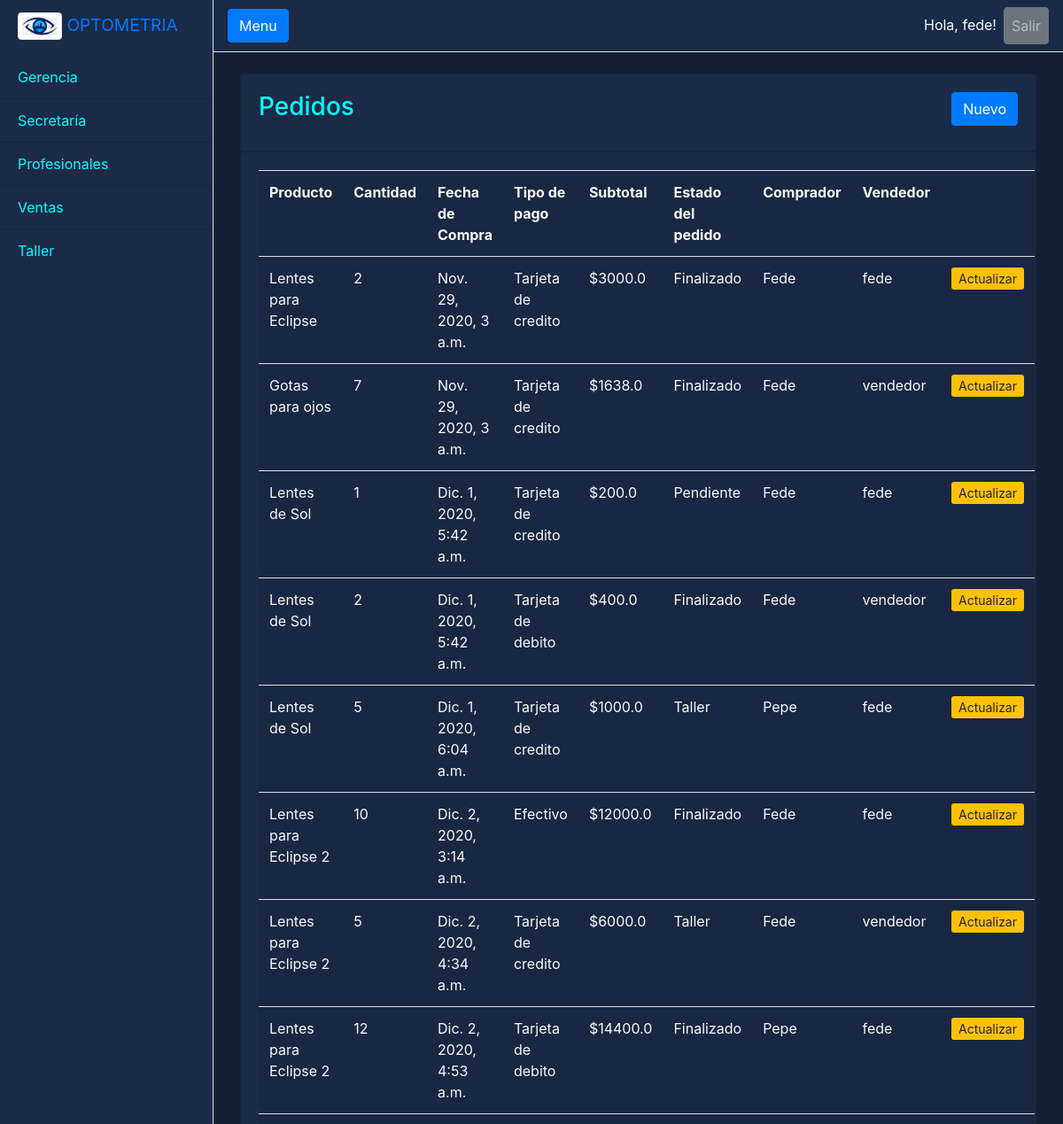
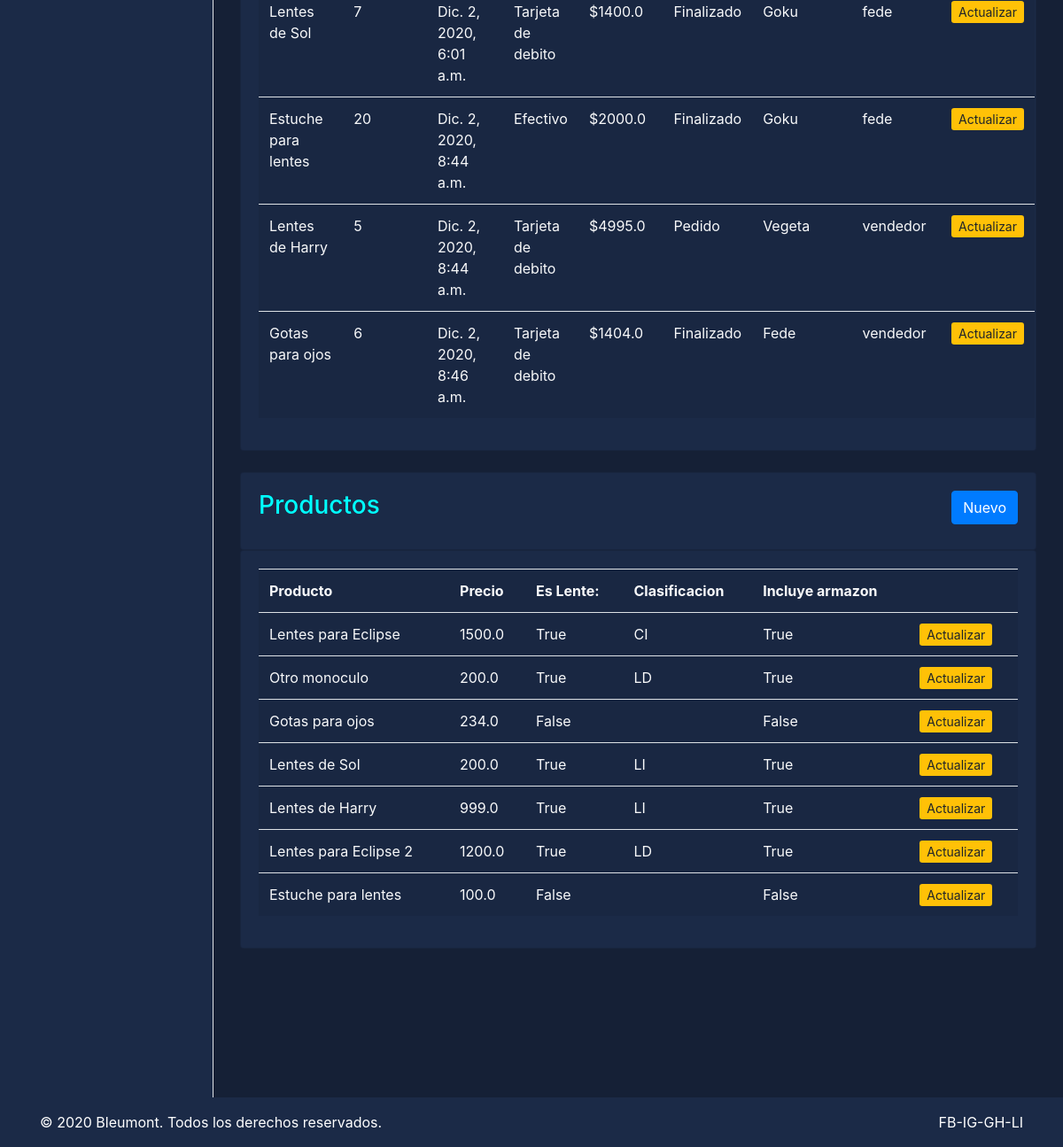
Page /ventas/ (signed in) on the committed database (2 pictures, top to bottom).
### users/models.py (models this page shows)
class Pedidos(models.Model):
    TIPO_DE_PAGO = (
        ('Tarjeta de credito', 'Tarjeta de credito'),
        ('Tarjeta de debito', 'Tarjeta de debito'),
        ('Billetera virtual', 'Billetera virtual'),
        ('Efectivo', 'Efectivo')
    )
    ESTADO = models.TextChoices('ESTADO', 'Pendiente Pedido Taller Finalizado')
    producto = models.ForeignKey(Productos, verbose_name='Producto', on_delete=models.SET_DEFAULT, default='No disponible')
    cantidad = models.IntegerField()
    fecha_de_compra = models.DateTimeField(auto_now_add=True)
    tipo_pago = models.CharField(max_length=18, choices=TIPO_DE_PAGO)
    estado_pedido = models.CharField(max_length=10, choices=ESTADO.choices, default='Pendiente')
    comprador = models.ForeignKey(Pacientes, verbose_name=('Paciente Comprador'), on_delete=models.SET_DEFAULT, default='Cliente')
    vendedor = models.ForeignKey(User, on_delete=models.SET_DEFAULT, default=1)
    def _get_importe(self):
        return self.cantidad*self.producto.precio
    subtotal = property(_get_importe)

class Productos(models.Model):
    LENTES = (('LI', 'Lejos Izquierda'),('LD', 'Lejos Derecha'),('CI', 'Cerca Izquierda'),('CD', 'Cerca Derecha'))
    es_lente = models.BooleanField(default=False)
    precio = models.FloatField()
    nombre = models.CharField(max_length=30)
    clasificacion = models.CharField(max_length=2, choices=LENTES, blank=True)
    armazon = models.BooleanField(default=False, blank=True)
    def __str__(self):
        return self.nombre

class Pacientes(models.Model):
    nombre = models.CharField(max_length=30)
    dni = models.IntegerField()
    historial = models.TextField(max_length=255, blank=True)
    def __str__(self):
	    return self.nombre

### users/decorators.py (the view)
        def wrapper_func(request, *args, **kwargs):
            group = None
            if request.user.groups.exists():
                group = request.user.groups.all()[0].name
                print(group)
            if group in allowed_roles:
                return view_func(request, *args, **kwargs)
            else:
                return redirect('403')
            print(group)

### users/views.py (called while the page is built)
@login_required(login_url='login')
@allowed_users(allowed_roles=['Ventas','admin','Gerencia'])
def ventas(request):
    pedidos = Pedidos.objects.all()
    productos = Productos.objects.all()
    form = PedidoForm()
    context = {'Pedidos': pedidos, 'Productos':productos, 'form': form}
    return render(request, 'users/ventas.html', context)

### users/templates/users/ventas.html
{% extends 'users/index.html' %} {% block content %}
<br />
<div class="grid">
  <div class="col-md">
    <div class="card card-body">
      <h3>
        Pedidos
        <div class="float-right">
          <a class="btn btn-primary" href="{% url 'add_pedido' %}"> Nuevo </a>
        </div>
      </h3>
    </div>
    <div class="card card-body">
      <table class="table table-active text-light table-responsive-sm">
        <tr>
          <th>Producto</th>
          <th>Cantidad</th>
          <th>Fecha de Compra</th>
          <th>Tipo de pago</th>
          <th>Subtotal</th>
          <th>Estado del pedido</th>
          <th>Comprador</th>
          <th>Vendedor</th>
          <th></th>
        </tr>
        {% for pedido in Pedidos %}
        <tr>
          <td>{{pedido.producto}}</td>
          <td>{{pedido.cantidad}}</td>
          <td>{{pedido.fecha_de_compra}}</td>
          <td>{{pedido.tipo_pago}}</td>
          <td>${{pedido.subtotal}}</td>
          <td>{{pedido.estado_pedido}}</td>
          <td>{{pedido.comprador}}</td>
          <td>{{pedido.vendedor}}</td>
          <td>
            <a
              class="btn-sm btn-warning"
              href="{% url 'update_venta' pedido.id %}"
              >Actualizar</a
            >
          </td>
        </tr>
        {% endfor %}
      </table>
    </div>
  </div>
  <br />
  <div class="col-md">
    <div class="card card-body">
      <h3>
        Productos
        <div class="float-right">
          <a class="btn btn-primary" href="{% url 'add_producto' %}"> Nuevo </a>
        </div>
      </h3>
    </div>
    <div class="card card-body">
      <table class="table table-active text-light table-responsive-sm">
        <tr>
          <th>Producto</th>
          <th>Precio</th>
          <th>Es Lente:</th>
          <th>Clasificacion</th>
          <th>Incluye armazon</th>
          <th></th>
        </tr>
        {% for producto in Productos %}
        <tr>
          <td>{{producto.nombre}}</td>
          <td>{{producto.precio}}</td>
          <td>{{producto.es_lente}}</td>
          <td>{{producto.clasificacion}}</td>
          <td>{{producto.armazon}}</td>
          <td>
            <a
              class="btn-sm btn-warning"
              href="{% url 'update_producto' producto.id %}"
              >Actualizar</a
            >
          </td>
        </tr>
        {% endfor %}
      </table>
    </div>
  </div>
</div>
{% endblock content %}

### users/templates/users/index.html (shortened to what this page needs)
{% load static %}
<!DOCTYPE html>
<html lang="es-AR">
  <head>
    <link rel="stylesheet" href="https://cdn.jsdelivr.net/npm/bootstrap@4.5.3/dist/css/bootstrap.min.css">
    <link rel="stylesheet" href="{% static 'users/main.css' %}" />
  </head>
  <body class="d-flex flex-column min-vh-100">
    <div class="d-flex" id="wrapper">
      <div class="bg-dark border-right sticky-top" id="sidebar-wrapper">
        <div class="sidebar-heading"><a href="/" class="logo-link">
            <img
            src="{% static 'users/png-eye.png' %}"
            width="50"
            class="align-top mb-1 img-thumbnail"
            alt="opto logo"
            />
            OPTOMETRIA</a></div>
        <div class="list-group list-group-flush">
          <a href="{% url 'gerencia' %}" class="list-group-item list-group-item-action">Gerencia</a>
          <a href="{% url 'secretaria' %}" class="list-group-item list-group-item-action ">Secretaría</a>
          <a href="{% url 'medicos' %}" class="list-group-item list-group-item-action ">Profesionales</a>
          <a href="{% url 'ventas' %}" class="list-group-item list-group-item-action ">Ventas</a>
          <a href="{% url 'taller' %}" class="list-group-item list-group-item-action">Taller</a>
        </div>
      </div>
      <div id="page-content-wrapper">
        <nav class="navbar navbar-expand-lg border-bottom navbar-dark">
          <button class="btn btn-primary" id="menu-toggle">Menu</button>
          <div class="navbar-collapse collapse" id="navbarSupportedContent">
            <ul class="navbar-nav ml-auto mt-2 mt-lg-0">
              {% if user.is_authenticated %}
              <li class="nav-link" id="userName">Hola, {{ request.user }}!</li>
              <li class="nav-item">
                <a class="nav-link btn btn-secondary" href="{% url 'logout' %}">Salir</a>
              </li>
              {% else %}
              <li class="nav-item active">
                <li class="nav-link" id="userName">Hola, invitado!</li>
                <a class="btn btn-success" href="{% url 'login' %}">Ingresar</a>
                </li>
              {% endif %}
            </ul>
          </div>
        </nav>
        <div class="container-fluid">
          {% block content %}{% endblock content %}
        </div>
      </div>
    </div>
    <footer class="py-3 text-white mt-auto">
      <div class="container">
        <div class="row">
          <div class="col-md-7 text-center text-md-left">
            <p class="mb-md-0">© 2020 <a href="https://github.com/Bleumont" class="external text-white">Bleumont</a>. Todos los derechos reservados.                        </p>
          </div>
          <div class="col-md-5 text-center text-md-right">
            <p class="mb-0">FB-IG-GH-LI</a>  </p>
          </div>
        </div>
      </div>
    </footer>
  </body>
</html>

### users/static/users/main.css (style rules this page uses)
html, body { height: 100%; background-color: #152036; color: aqua; overflow: hidden; }
#userName { color: aliceblue; }
#wrapper { overflow-x: hidden; background-color: #152036; color: aqua; }
#sidebar-wrapper { min-height: 100vh; margin-left: -15rem; -webkit-transition: margin 0.25s ease-out; -moz-transition: margin 0.25s ease-out; -o-transition: margin 0.25s ease-out; transition: margin 0.25s ease-out; background-color: #1b2a47 !important; color: aqua; }
#sidebar-wrapper .sidebar-heading { padding: 0.875rem 1.25rem; font-size: 1.2rem; }
#sidebar-wrapper .list-group { width: 15rem; }
#sidebar-wrapper .list-group-item { background-color: #1b2a47 !important; color: aqua; }
#page-content-wrapper { min-width: 100vw; }
@media (min-width: 768px) { #sidebar-wrapper { margin-left: 0; } }
@media (min-width: 768px) { #page-content-wrapper { min-width: 0; width: 100%; } }
.card.card-body { background: #1b2a47; overflow: hidden; }
nav, footer { background: #1b2a47 !important; border: 0; padding: 0; }

### rows in the picture
Pedidos: producto "Lentes para Eclipse", cantidad "2", fecha_de_compra "Nov. 29, 2020, 3 a.m.", tipo_pago "Tarjeta de credito", subtotal "3000.0", estado_pedido "Finalizado", comprador "Fede", vendedor "fede"
Pedidos: producto "Gotas para ojos", cantidad "7", fecha_de_compra "Nov. 29, 2020, 3 a.m.", tipo_pago "Tarjeta de credito", subtotal "1638.0", estado_pedido "Finalizado", comprador "Fede", vendedor "vendedor"
Pedidos: producto "Lentes de Sol", cantidad "1", fecha_de_compra "Dic. 1, 2020, 5:42 a.m.", tipo_pago "Tarjeta de credito", subtotal "200.0", estado_pedido "Pendiente", comprador "Fede", vendedor "fede"
Pedidos: producto "Lentes de Sol", cantidad "2", fecha_de_compra "Dic. 1, 2020, 5:42 a.m.", tipo_pago "Tarjeta de debito", subtotal "400.0", estado_pedido "Finalizado", comprador "Fede", vendedor "vendedor"
Pedidos: producto "Lentes de Sol", cantidad "5", fecha_de_compra "Dic. 1, 2020, 6:04 a.m.", tipo_pago "Tarjeta de credito", subtotal "1000.0", estado_pedido "Taller", comprador "Pepe", vendedor "fede"
Pedidos: producto "Lentes para Eclipse 2", cantidad "10", fecha_de_compra "Dic. 2, 2020, 3:14 a.m.", tipo_pago "Efectivo", subtotal "12000.0", estado_pedido "Finalizado", comprador "Fede", vendedor "fede"
Pedidos: producto "Lentes para Eclipse 2", cantidad "5", fecha_de_compra "Dic. 2, 2020, 4:34 a.m.", tipo_pago "Tarjeta de credito", subtotal "6000.0", estado_pedido "Taller", comprador "Fede", vendedor "vendedor"
Pedidos: producto "Lentes para Eclipse 2", cantidad "12", fecha_de_compra "Dic. 2, 2020, 4:53 a.m.", tipo_pago "Tarjeta de debito", subtotal "14400.0", estado_pedido "Finalizado", comprador "Pepe", vendedor "fede"
Pedidos: producto "Lentes de Sol", cantidad "7", fecha_de_compra "Dic. 2, 2020, 6:01 a.m.", tipo_pago "Tarjeta de debito", subtotal "1400.0", estado_pedido "Finalizado", comprador "Goku", vendedor "fede"
Pedidos: producto "Estuche para lentes", cantidad "20", fecha_de_compra "Dic. 2, 2020, 8:44 a.m.", tipo_pago "Efectivo", subtotal "2000.0", estado_pedido "Finalizado", comprador "Goku", vendedor "fede"
Pedidos: producto "Lentes de Harry", cantidad "5", fecha_de_compra "Dic. 2, 2020, 8:44 a.m.", tipo_pago "Tarjeta de debito", subtotal "4995.0", estado_pedido "Pedido", comprador "Vegeta", vendedor "vendedor"
Pedidos: producto "Gotas para ojos", cantidad "6", fecha_de_compra "Dic. 2, 2020, 8:46 a.m.", tipo_pago "Tarjeta de debito", subtotal "1404.0", estado_pedido "Finalizado", comprador "Fede", vendedor "vendedor"
Productos: nombre "Lentes para Eclipse", precio "1500.0", es_lente "True", clasificacion "CI", armazon "True"
Productos: nombre "Otro monoculo", precio "200.0", es_lente "True", clasificacion "LD", armazon "True"
Productos: nombre "Gotas para ojos", precio "234.0", es_lente "False", armazon "False"
Productos: nombre "Lentes de Sol", precio "200.0", es_lente "True", clasificacion "LI", armazon "True"
Productos: nombre "Lentes de Harry", precio "999.0", es_lente "True", clasificacion "LI", armazon "True"
Productos: nombre "Lentes para Eclipse 2", precio "1200.0", es_lente "True", clasificacion "LD", armazon "True"
Productos: nombre "Estuche para lentes", precio "100.0", es_lente "False", armazon "False"

### other values in the picture
{{ request.user }} "fede"
